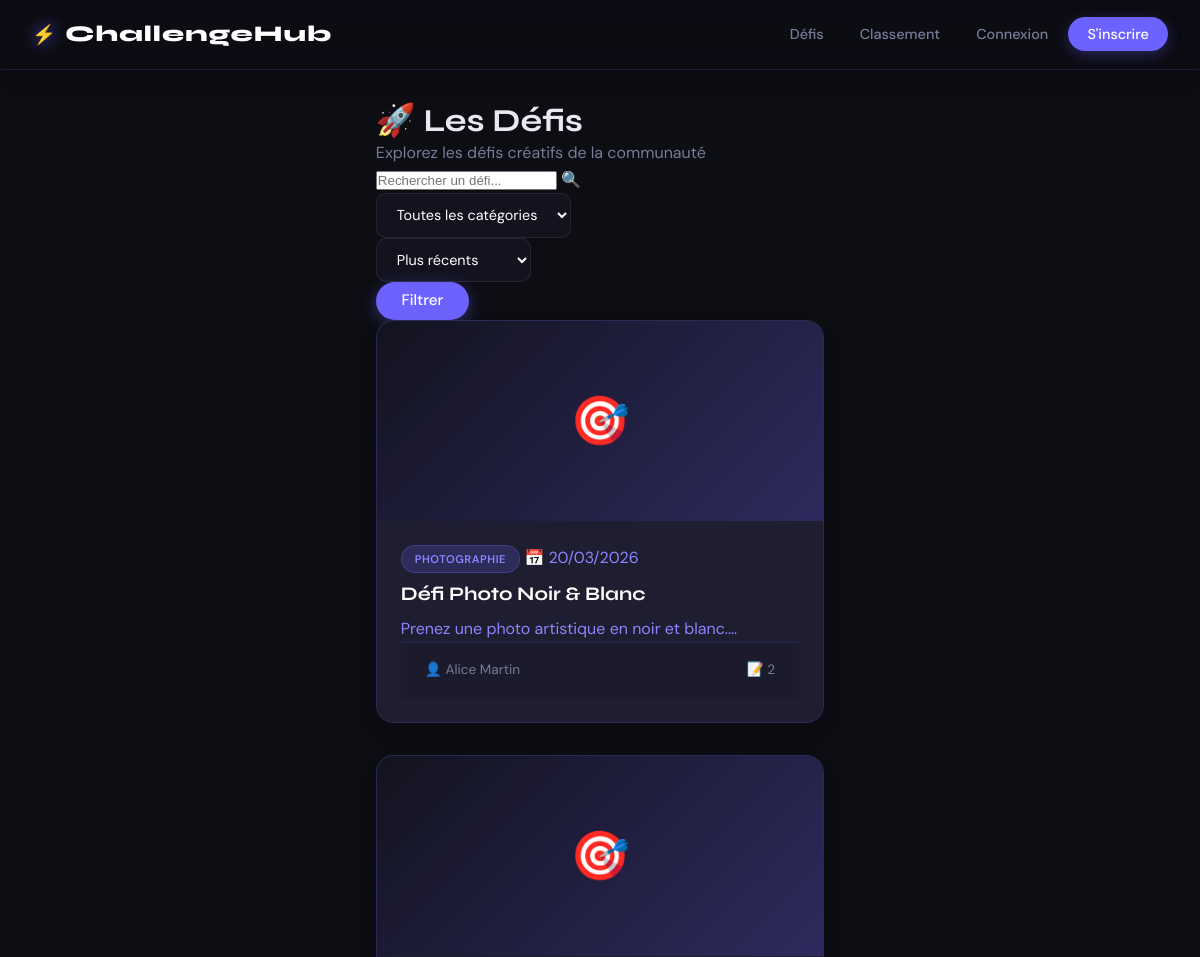
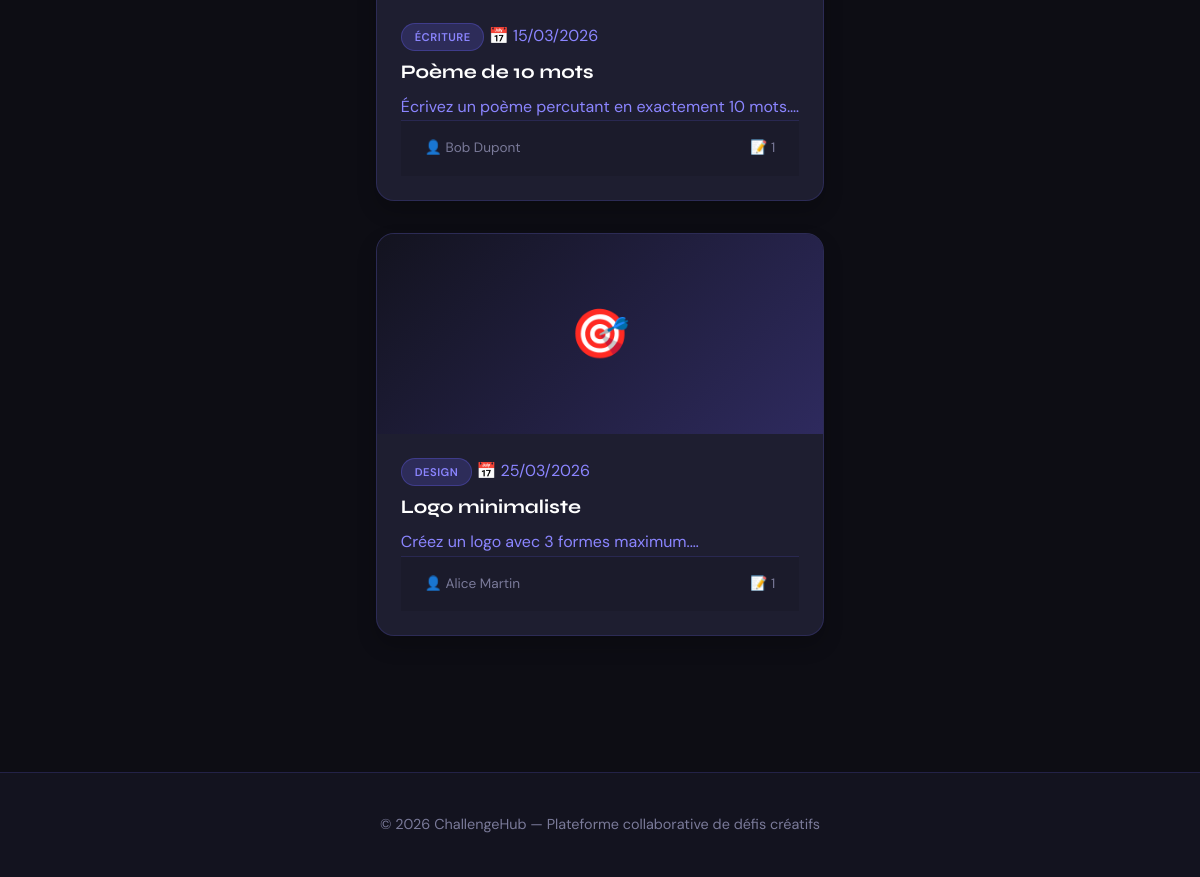
/index.php?controller=challenge&action=index, run on the app's committed database (2 pictures, top to bottom).
### tables this page shows
CREATE TABLE IF NOT EXISTS challenges (
    id          INT UNSIGNED    NOT NULL AUTO_INCREMENT,
    user_id     INT UNSIGNED    NOT NULL,
    title       VARCHAR(200)    NOT NULL,
    description TEXT            NOT NULL,
    category    VARCHAR(100)    NOT NULL,
    deadline    DATE            NOT NULL,
    image       VARCHAR(255)    NULL DEFAULT NULL,
    created_at  DATETIME        NOT NULL DEFAULT CURRENT_TIMESTAMP,
    updated_at  DATETIME        NOT NULL DEFAULT CURRENT_TIMESTAMP ON UPDATE CURRENT_TIMESTAMP,

    PRIMARY KEY (id),
    CONSTRAINT fk_challenges_user
        FOREIGN KEY (user_id) REFERENCES users(id)
        ON DELETE CASCADE
        ON UPDATE CASCADE,

    INDEX idx_challenges_category (category),
    INDEX idx_challenges_deadline (deadline),
    INDEX idx_challenges_created  (created_at)
);

CREATE TABLE IF NOT EXISTS users (
    id          INT UNSIGNED    NOT NULL AUTO_INCREMENT,
    name        VARCHAR(100)    NOT NULL,
    email       VARCHAR(150)    NOT NULL,
    password    VARCHAR(255)    NOT NULL,            
    avatar      VARCHAR(255)    NULL DEFAULT NULL,   
    created_at  DATETIME        NOT NULL DEFAULT CURRENT_TIMESTAMP,
    updated_at  DATETIME        NOT NULL DEFAULT CURRENT_TIMESTAMP ON UPDATE CURRENT_TIMESTAMP,

    PRIMARY KEY (id),
    UNIQUE KEY uq_users_email (email)
);

### app/controllers/BaseController.php (called while the page is built, shortened)
<?php
abstract class BaseController
{
    protected function render(string $view, array $data = []): void
    {
        require_once APP_PATH . '/views/layouts/main.php';
    }
}

### app/controllers/ChallengeController.php (called while the page is built, shortened)
<?php
require_once __DIR__ . '/BaseController.php';
require_once APP_PATH . '/models/Challenge.php';
class ChallengeController extends BaseController
{
    private Challenge $challengeModel;
    public function __construct()
    {
        $this->challengeModel = new Challenge();
    }
    public function index(): void
    {
        $page     = max(1, (int)($_GET['page'] ?? 1));
        $category = $_GET['category'] ?? null;
        $search   = $_GET['search'] ?? null;
        $sort     = $_GET['sort'] ?? 'recent';
        $challenges = $this->challengeModel->findAll($page, $category, $search, $sort);
        $total      = $this->challengeModel->countAll($category, $search);
        $totalPages = (int) ceil($total / ITEMS_PER_PAGE);
        $categories = $this->challengeModel->getCategories();
        $this->render('challenge/index', [
            'pageTitle'   => 'Les Défis',
            'challenges'  => $challenges,
            'categories'  => $categories,
            'totalPages'  => $totalPages,
            'page'        => $page,
            'category'    => $category,
            'search'      => $search,
            'sort'        => $sort,
        ]);
    }
}

### index.php (called while the page is built, shortened)
<?php
require_once __DIR__ . '/config/Database.php';
$action     = $_GET['action']     ?? 'index';
$id         = isset($_GET['id'])  ? (int) $_GET['id'] : null;
$ctrl = new $class();
$id !== null ? $ctrl->$action($id) : $ctrl->$action();

### config/Database.php (called while the page is built, shortened)
<?php
class Database
{
    private static ?Database $instance = null;
    private PDO $pdo;
    private function __construct()
    {
        $dsn = sprintf('mysql:host=%s;dbname=%s;charset=%s', DB_HOST, DB_NAME, DB_CHARSET);
        $options = [
            PDO::ATTR_ERRMODE            => PDO::ERRMODE_EXCEPTION,
            PDO::ATTR_DEFAULT_FETCH_MODE => PDO::FETCH_ASSOC,
            PDO::ATTR_EMULATE_PREPARES   => false,
        ];
        try {
            $this->pdo = new PDO($dsn, DB_USER, DB_PASS, $options);
        } catch (PDOException $e) {
            if (DEBUG_MODE) die('DB Error: ' . $e->getMessage());
            else die('Erreur interne. Veuillez réessayer.');
        }
    }
    public static function getInstance(): Database
    {
        if (self::$instance === null) self::$instance = new self();
        return self::$instance;
    }
    public function getConnection(): PDO { return $this->pdo; }
}

### app/models/Challenge.php (called while the page is built, shortened)
<?php
class Challenge {
    private PDO $db;
    public function __construct() { $this->db = Database::getInstance()->getConnection(); }
    public function findAll(int $page=1,?string $cat=null,?string $search=null,string $sort='recent'): array {
        $offset=($page-1)*ITEMS_PER_PAGE; $where=['1=1']; $params=[];
        $ob=match($sort){'popular'=>'(SELECT COUNT(*) FROM submissions s WHERE s.challenge_id=c.id) DESC','deadline'=>'c.deadline ASC',default=>'c.created_at DESC'};
        $sql="SELECT c.*,u.name AS author_name,(SELECT COUNT(*) FROM submissions s WHERE s.challenge_id=c.id) AS submission_count FROM challenges c JOIN users u ON c.user_id=u.id WHERE ".implode(' AND ',$where)." ORDER BY $ob LIMIT ? OFFSET ?";
        $params[]=ITEMS_PER_PAGE;$params[]=$offset;
        $s=$this->db->prepare($sql);$s->execute($params);return $s->fetchAll();
    }
public function getLatest(int $limit = 5): array
{
    $sql = "SELECT c.*, u.name AS author_name,
                   (SELECT COUNT(*) FROM submissions s WHERE s.challenge_id = c.id) AS submission_count
            FROM challenges c
            JOIN users u ON c.user_id = u.id
            ORDER BY c.created_at DESC
            LIMIT :limit";
    $stmt = $this->db->prepare($sql);
    $stmt->bindParam(':limit', $limit, PDO::PARAM_INT);
    $stmt->execute();
    return $stmt->fetchAll();
}}

### app/views/challenge/index.php (the view, shortened to what this page needs)
<div class="page-header">
  <div class="page-header__title">
    <h1>🚀 Les Défis</h1>
    <p class="text-muted">Explorez les défis créatifs de la communauté</p>
  </div>
</div>
<div class="filters-card">
  <form method="GET" action="<?= APP_URL ?>/index.php" class="filters-form">
    <div class="filters-group">
      <div class="filter-item search-wrapper">
        <input type="search" name="search" id="search" class="filter-input"
               value="<?= htmlspecialchars($search ?? '', ENT_QUOTES, 'UTF-8') ?>"
               placeholder="Rechercher un défi...">
        <span class="search-icon">🔍</span>
      </div>
      <div class="filter-item">
        <select name="category" id="category" class="filter-select">
          <option value="">Toutes les catégories</option>
        </select>
      </div>
      <div class="filter-item">
        <select name="sort" id="sort" class="filter-select">
          <option value="recent" <?= ($sort ?? 'recent') === 'recent' ? 'selected' : '' ?>>Plus récents</option>
        </select>
      </div>
      <button type="submit" class="btn btn-primary filter-submit">Filtrer</button>
    </div>
  </form>
</div>
<?php if (!empty($challenges)): ?>
  <div class="card-grid">
    <?php foreach ($challenges as $challenge): ?>
      <a href="<?= APP_URL ?>/index.php?controller=challenge&action=show&id=<?= $challenge['id'] ?>" class="card-link">
        <article class="card">
          <div class="card-image">
            <?php if (!empty($challenge['image'])): ?>
              <img src="<?= UPLOAD_URL . '/' . htmlspecialchars($challenge['image'], ENT_QUOTES, 'UTF-8') ?>"
                   alt="" class="card-img" loading="lazy">
            <?php else: ?>
              <div class="card-img-placeholder">🎯</div>
            <?php endif; ?>
          </div>
          <div class="card-body">
            <div class="card-meta-top">
              <span class="badge badge-violet"><?= htmlspecialchars($challenge['category'] ?? '', ENT_QUOTES, 'UTF-8') ?></span>
              <span class="card-deadline">
                📅 <?= date('d/m/Y', strtotime($challenge['deadline'] ?? 'now')) ?>
              </span>
            </div>
            <h3 class="card-title"><?= htmlspecialchars($challenge['title'] ?? '', ENT_QUOTES, 'UTF-8') ?></h3>
            <p class="card-description">
              <?= htmlspecialchars(mb_substr($challenge['description'] ?? '', 0, 100), ENT_QUOTES, 'UTF-8') ?>…
            </p>
            <div class="card-footer">
              <div class="card-author">
                <span class="author-avatar">👤</span>
                <span><?= htmlspecialchars($challenge['author_name'] ?? '', ENT_QUOTES, 'UTF-8') ?></span>
              </div>
              <div class="card-stats">
                <span class="stat-item" title="Participations">
                  📝 <?= (int) ($challenge['submission_count'] ?? 0) ?>
                </span>
              </div>
            </div>
          </div>
        </article>
      </a>
    <?php endforeach; ?>
  </div>
<?php endif; ?>

### public/css/style.css (style rules this page uses)
*, *::before, *::after { box-sizing: border-box; margin: 0; padding: 0; }
:root { --ink: #0d0d14; --ink2: #1a1a2e; --violet: #6c63ff; --violet2: #8b85ff; --violet-dim: #2e2a5e; --gold: #f5a623; --surface: #13131f; --surface2: #1e1e30; --border: rgba(108, 99, 255, 0.18); --text: #e8e8f0; --muted: #7a7a99; --success: #34d399; --danger: #f87171; --warning: #fbbf24; --radius: 10px; --radius-lg: 18px; --transition: all 0.2s ease; }
html { scroll-behavior: smooth; }
body { font-family: 'DM Sans', sans-serif; background: var(--ink); color: var(--text); line-height: 1.65; min-height: 100vh; display: flex; flex-direction: column; }
h1, h2, h3, h4 { font-family: 'Syne', sans-serif; line-height: 1.2; }
a { color: var(--violet2); text-decoration: none; transition: var(--transition); }
.btn { display: inline-flex; align-items: center; justify-content: center; gap: 0.5rem; padding: 0.7rem 1.6rem; border-radius: 40px; font-family: 'DM Sans', sans-serif; font-weight: 500; font-size: 0.95rem; cursor: pointer; border: none; transition: var(--transition); text-decoration: none; line-height: 1; white-space: nowrap; }
.btn-primary { background: var(--violet); color: white; box-shadow: 0 4px 15px rgba(108, 99, 255, 0.4); }
.card-grid { display: grid; grid-template-columns: repeat(auto-fill, minmax(300px, 1fr)); gap: 2rem; margin-bottom: 2.5rem; }
.card { background: var(--surface2); border: 1px solid var(--border); border-radius: var(--radius-lg); overflow: hidden; transition: transform 0.3s ease, border-color 0.3s ease, box-shadow 0.3s ease; box-shadow: 0 10px 20px rgba(0, 0, 0, 0.2); display: flex; flex-direction: column; }
.card-img-placeholder { width: 100%; height: 200px; background: linear-gradient(135deg, var(--surface), var(--violet-dim)); display: flex; align-items: center; justify-content: center; font-size: 3rem; color: var(--violet2); transition: transform 0.5s ease; }
.card-body { padding: 1.5rem; flex: 1; }
.card-title { font-size: 1.2rem; font-weight: 700; margin: 0.5rem 0 0.5rem; color: white; line-height: 1.4; }
.card-footer { padding: 1rem 1.5rem; border-top: 1px solid var(--border); display: flex; align-items: center; justify-content: space-between; font-size: 0.85rem; color: var(--muted); background: rgba(0, 0, 0, 0.1); }
.badge { display: inline-block; font-size: 0.7rem; font-weight: 600; padding: 0.25rem 0.8rem; border-radius: 30px; text-transform: uppercase; letter-spacing: 0.5px; background: rgba(108, 99, 255, 0.15); color: var(--violet2); border: 1px solid rgba(108, 99, 255, 0.3); transition: var(--transition); }
.badge-violet { background: rgba(108, 99, 255, 0.2); color: var(--violet2); border-color: rgba(108, 99, 255, 0.3); }
.filter-select { background: var(--surface); border: 1px solid rgba(255, 255, 255, 0.08); border-radius: var(--radius); color: white; padding: 0.7rem 1rem; font-family: 'DM Sans', sans-serif; font-size: 0.9rem; cursor: pointer; transition: border-color 0.2s; }
.filter-select option { background: var(--surface2); }
.text-muted { color: var(--muted); }
.card, .sub-card, .ranking-item { animation: fadeIn 0.4s ease-out; }

### data on the page
challenges: category "PHOTOGRAPHIE", deadline "20/03/2026", title "Défi Photo Noir & Blanc", description "Prenez une photo artistique en noir et blanc.", user.name "Alice Martin", submission_count "2"
challenges: category "ÉCRITURE", deadline "15/03/2026", title "Poème de 10 mots", description "Écrivez un poème percutant en exactement 10 mots.", user.name "Bob Dupont", submission_count "1"
challenges: category "DESIGN", deadline "25/03/2026", title "Logo minimaliste", description "Créez un logo avec 3 formes maximum.", user.name "Alice Martin", submission_count "1"

### other printed values
APP_NAME "ChallengeHub"
